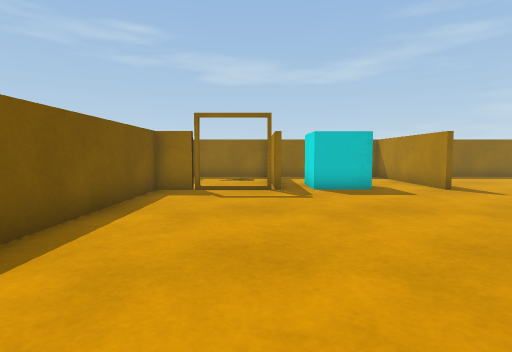
view 1 (above)

17 first-person views from a walk through a Unity game level. The camera is 0.6 m above the floor, tilts 4° down and sees 80° across. Doors are open. The floor is counted in squares, 0.5 m on a side. Each view is taken from the middle of a square. On the plan, view 1 faces up. The plan holds only what a view shows up to about 13 squares ahead; the rest is blank. The player is left out.

view 2
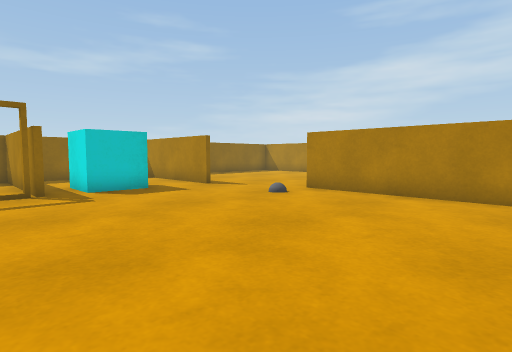

view 3
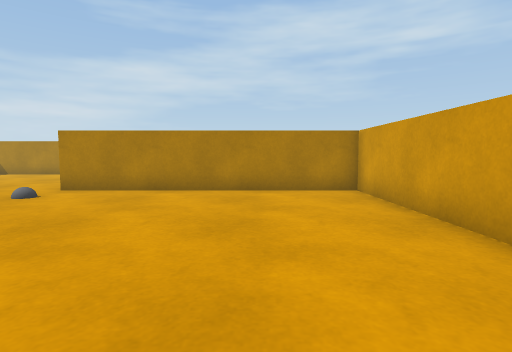

view 4
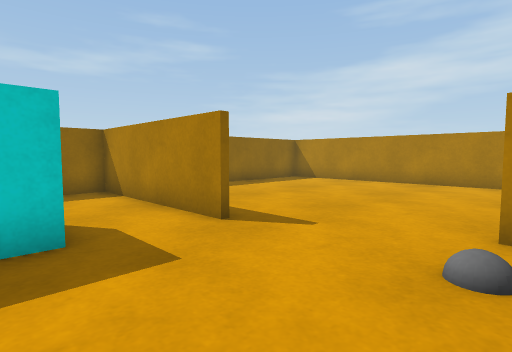

view 5
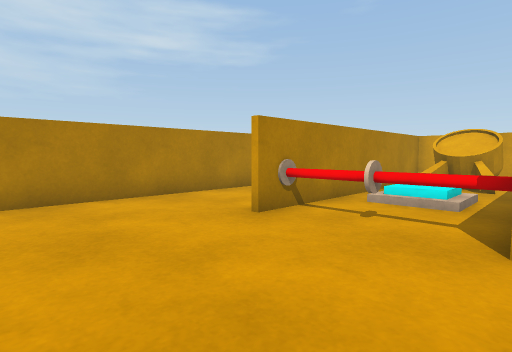

view 6
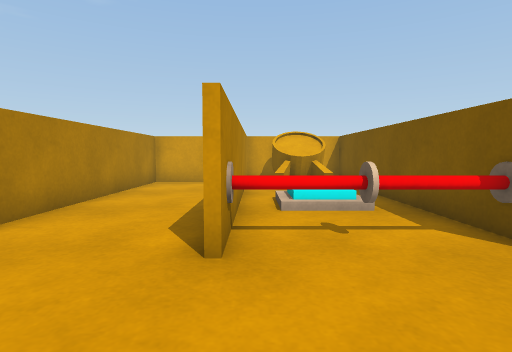

view 7
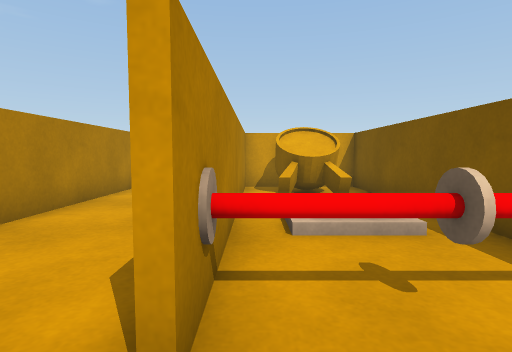

view 8
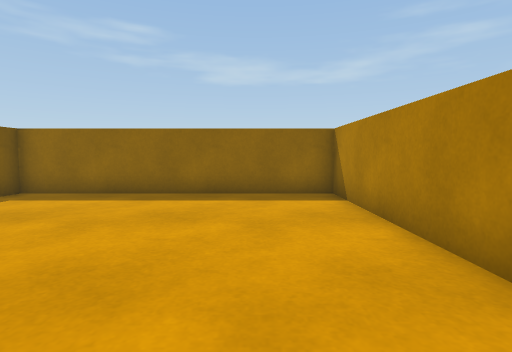

view 9
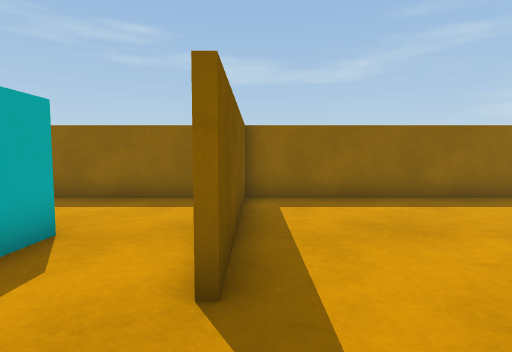

view 10
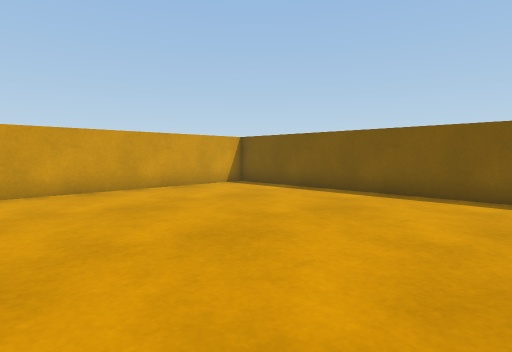

view 11
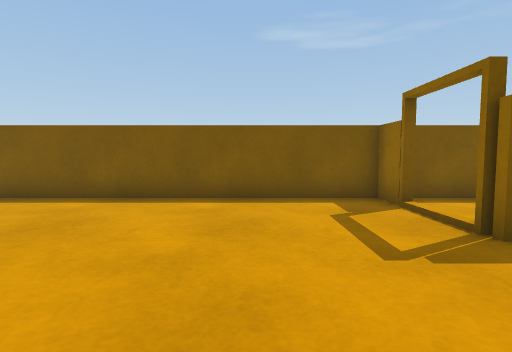

view 12
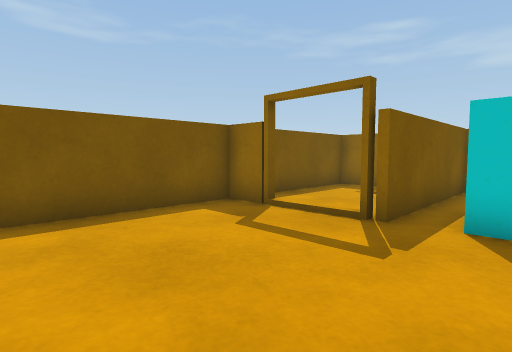

view 13
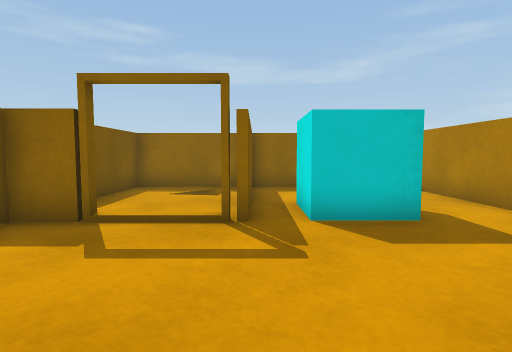

view 14
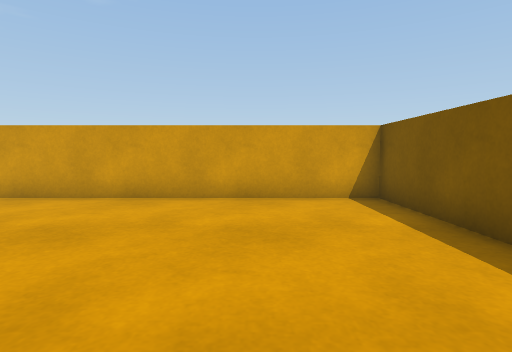

view 15
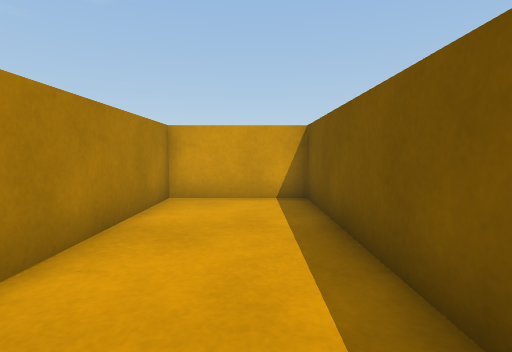

view 16
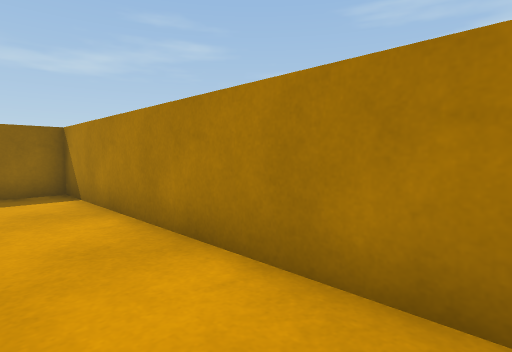

view 17
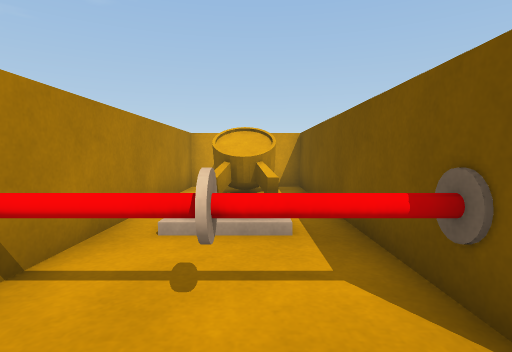

### Floor plan
Points are (right, up) in squares from view 1. A wall is a line through its corners. A room is listed if a view was taken in it or the views show most of it. See-through windows are left out.
Room 1 (views 1, 2, 3, 4, 5, 6, 7, 8, 9, 10, 11, 12, 13, 14, 15, 16, 17)
walls: (8.4, 6.1) (8.4, -3.5); (6.5, 10.4) (6.5, 16.5); (12.6, 3.5) (12.6, -3.5); (0.7, 10.4) (0.7, 11.4); (-1.5, 10.4) (-3.4, 10.4) (-3.4, -3.4) (9.6, -3.4); (8.2, -3.5) (8.2, 6.6); (11.1, -3.4) (16.4, -3.4) (16.4, 16.4) (1.1, 16.4); (6.7, 16.5) (6.7, 10.4); (12.4, -3.4) (12.4, 5.6); (0.9, 16.5) (0.9, 10.4) (0.4, 10.4)
ways out: opening at (-0.5, 10.5); open door at (-2, 9.5)
objects: cyan cube (2, 11) to (4, 12); other object (9, -2) to (11, 0); other object (9, 6) to (10, 6); other object (10, 2) to (11, 3); other object (11, 6) to (12, 6)

Where each view was taken, in squares from view 1:
view 1: 0 up, 0 right, facing up
view 2: 0 up, 1 left, facing up-right
view 3: 0 up, 2 left, facing right
view 4: 6 up, 3 right, facing up-right
view 5: 11 up, 8 right, facing down-right
view 6: 10 up, 12 right, facing down
view 7: 8 up, 12 right, facing down
view 8: 7 up, 14 right, facing up
view 9: 8 up, 7 right, facing up
view 10: 7 up, 6 right, facing down-left
view 11: 7 up, 5 right, facing left
view 12: 5 up, 3 right, facing up-left
view 13: 5 up, 1 right, facing up
view 14: 5 up, 0 right, facing down
view 15: 5 up, 14 right, facing down
view 16: 6 up, 14 right, facing up-right
view 17: 8 up, 10 right, facing down
